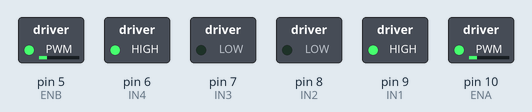
The sketch below on a simulated Arduino Uno, built with avr-gcc and run on an emulated ATmega328P. Shown: switched loads named in the sketch (green lamp = pin HIGH).

Above: at 0.1 s.
Timing chart, 0 to 1.6 s (numbered marks = the images above):
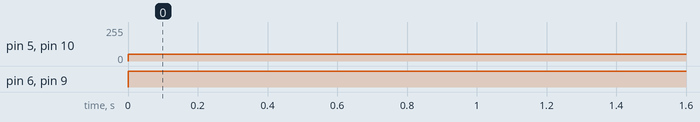

The sketch:

2_MOTOR_MD_CODE.ino
```cpp
#define ENA 10
#define IN1 9
#define IN2 8
#define ENB 5
#define IN3 7
#define IN4 6


void setup() {
  // put your setup code here, to run once:
  Serial.begin(9600);
  pinMode(ENA, OUTPUT);
  pinMode(ENB, OUTPUT);
  pinMode(IN1, OUTPUT);
  pinMode(IN2, OUTPUT);
  pinMode(IN3, OUTPUT);
  pinMode(IN4, OUTPUT);

}

void loop() {
  // put your main code here, to run repeatedly:


  digitalWrite(IN1, HIGH);
  digitalWrite(IN2, LOW);
  analogWrite (ENA, 50);
  digitalWrite(IN3, LOW);
  digitalWrite(IN4, HIGH);
  analogWrite (ENB, 50);
}
```

Measured:
- by itself, pin 5 (ENB), pin 10 (ENA): 0/255 → 50/255 at 0.00 s
- by itself, pin 6 (IN4), pin 9 (IN1): LOW → HIGH at 0.00 s
